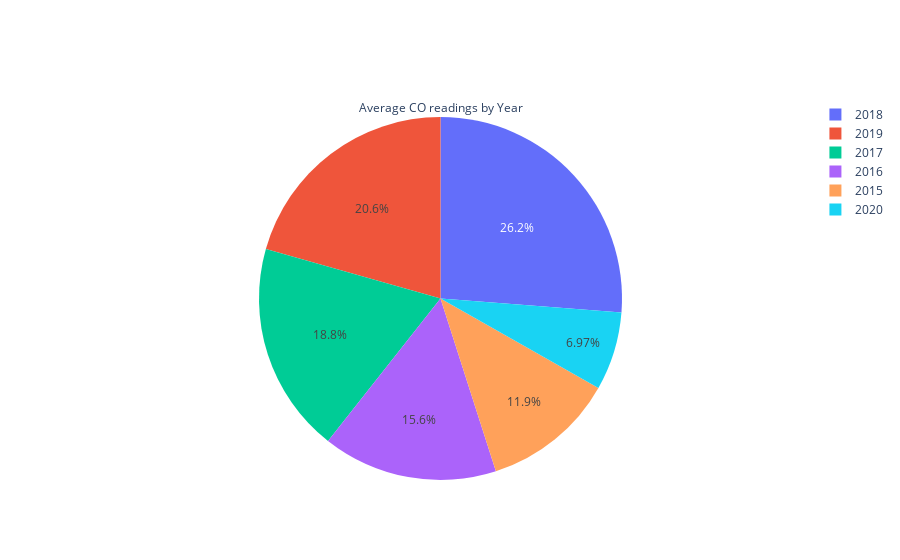

Write notebook code for a chart like this one.
### Code cell
p6=go.Pie(labels=avg['Year'], values=avg['CO'].round(2),title='Average CO readings by Year')
fig=go.Figure(p6)
fig.update_traces(textposition='inside')
fig=fig.update_layout(uniformtext_minsize=12, uniformtext_mode='hide')
fig.show()

### Figure 1 — Plotly figure (JSON) as saved in the notebook; plotly's stock layout.template omitted (floating-point values rounded to 4 significant figures)
{"data": [{"labels": [2015, 2016, 2017, 2018, 2019, 2020], "textposition": "inside", "title": {"text": "Average CO readings by Year"}, "type": "pie", "values": [15, 19.7, 23.72, 33.18, 26.07, 8.82]}], "layout": {"uniformtext": {"minsize": 12, "mode": "hide"}}}
